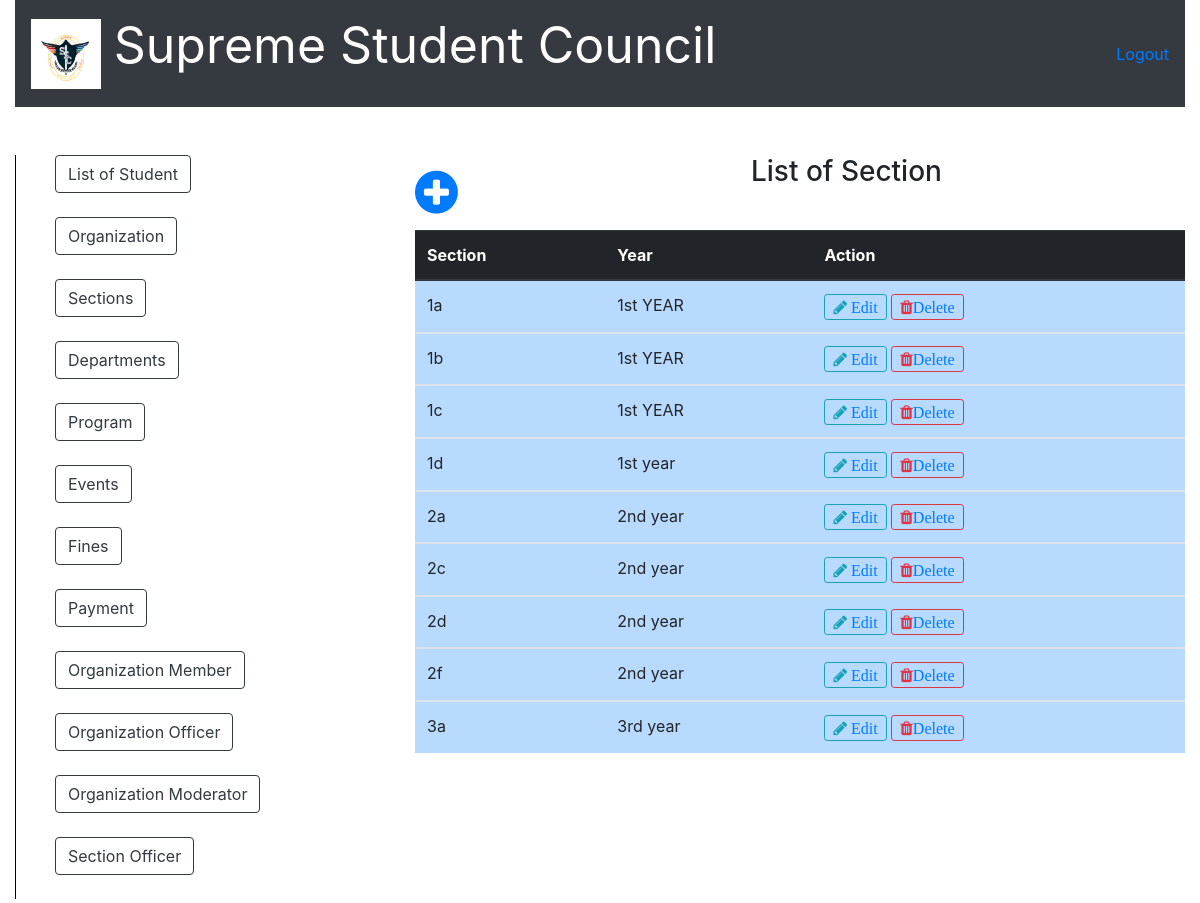
Page /list_of_section.php on the committed database.
### tables this page shows
CREATE TABLE `section` (
  `section_id` varchar(20) NOT NULL,
  `year` varchar(20) NOT NULL
);

### list_of_section.php (the view, shortened to what this page needs)
<?php include('server.php'); ?>
<!DOCTYPE html>
<html>
<head>
		<link rel="stylesheet" href="bootstrap/css/bootstrap.min.css">
		<link rel = "stylesheet" href = "font-awesome-4.7.0/font-awesome-4.7.0/css/font-awesome.min.css">
		<link href = "css/style.css" rel = "stylesheet" type = "text/css" >
</head>
<body>
	<div class="container-fluid">
		<nav class="navbar navbar-expand-lg navbar-dark bg-dark">
		   <a href = "index.php"><img src = "ssc.PNG" style=" height:70px; width:70px;"></a>
		  <div class="collapse navbar-collapse" id="navbarTogglerDemo03">
		    	</center><p style="color:white; font-size: 50px; margin-right: 400px;">Supreme Student Council<strong></strong></p>
		    	<a href="logout.php">Logout</a>
		  </div>
		</nav>
	</div>
	<br /><br />
	<div class="container-fluid">
		<div class="row">
			<div class="col-sm-3" >
				<div class="vertical_line">
				<ul style="list-style: none;">
					<li><a href = "list_of_student.php"><button type="button" class="btn btn-outline-dark">List of Student</button></a></li><br />
					<li><a href ="list_of_organization.php"><button type="button" class="btn btn-outline-dark">Organization</button></a></li><br />
					<li><a href ="list_of_section.php"><button type="button" class="btn btn-outline-dark">Sections</button></a></li><br />
					<li><a href ="list_of_department.php"><button type="button" class="btn btn-outline-dark">Departments</button></a></li><br />
					<li><a href ="list_of_program.php"><button type="button" class="btn btn-outline-dark">Program</button></a></li><br />
					<li><a href ="list_of_event.php"><button type="button" class="btn btn-outline-dark">Events</button></a></li><br />
					<li><a href ="fines.php"><button type="button" class="btn btn-outline-dark">Fines</button></a></li><br />
					<li><a href ="payment.php"><button type="button" class="btn btn-outline-dark">Payment</button></a></li><br />
					<li><a href ="list_of_organization_member.php"><button type="button" class="btn btn-outline-dark">Organization Member</button></a></li><br />
					<li><a href ="list_of_organization_officer.php"><button type="button" class="btn btn-outline-dark">Organization Officer</button></a></li><br />
					<li><a href ="list_of_organization_moderator.php"><button type="button" class="btn btn-outline-dark">Organization Moderator</button></a></li><br />
					<li><a href ="list_of_section_officer.php"><button type="button" class="btn btn-outline-dark">Section Officer</button></a></li><br />
				</ul>
				</div>
			</div>
			<div class="col-sm-1" >
			</div>
			<div class="col-sm-8">
				<a href = "add_new_section.php"><span style="float: left; font-size: 50px; margin-right: 50px;"><i class="fa fa-plus-circle" font-size = "50px"></i></span></a>
				<center><h3>List of Section</h3></center><br />
				<?php $results = mysqli_query($db, "SELECT * FROM section"); ?>
				<table class="table table-primary">
				  <thead class="thead-dark">
				    <tr>
				      <th scope="col">Section</th>
				      <th scope="col">Year</th>
					  <th scope="col">Action</th>
				    </tr>
				  </thead>
				  <?php while ($row = mysqli_fetch_array($results)){ ?>
				  <tbody>
				    <tr>
				      <td><?php echo $row['section_id']?></td>
				      <td><?php echo $row['year']?></td>
					  <td>
						<button type="button" class="btn btn-outline-info btn-sm fa fa-pencil"><a href="update_section.php?EDIT=<?php echo $row['section_id']; ?>"> Edit </a></button>
						<button type="button" class="btn btn-outline-danger  btn-sm fa fa-trash"><a href="server.php?DEL=<?php echo $row['section_id']; ?>">Delete</a></button>
					  </td>
				    </tr>
				  </tbody>
				  <?php
  				  } ?>
				</table>
			</div>
		</div>
	</div>
</body>
</html>

### css/style.css (style rules this page uses)
.vertical_line { height:500; width:1px;background:#000; }

### rows in the picture
section: section_id "1a", year "1st YEAR"
section: section_id "1b", year "1st YEAR"
section: section_id "1c", year "1st YEAR"
section: section_id "1d", year "1st year"
section: section_id "2a", year "2nd year"
section: section_id "2c", year "2nd year"
section: section_id "2d", year "2nd year"
section: section_id "2f", year "2nd year"
section: section_id "3a", year "3rd year"
